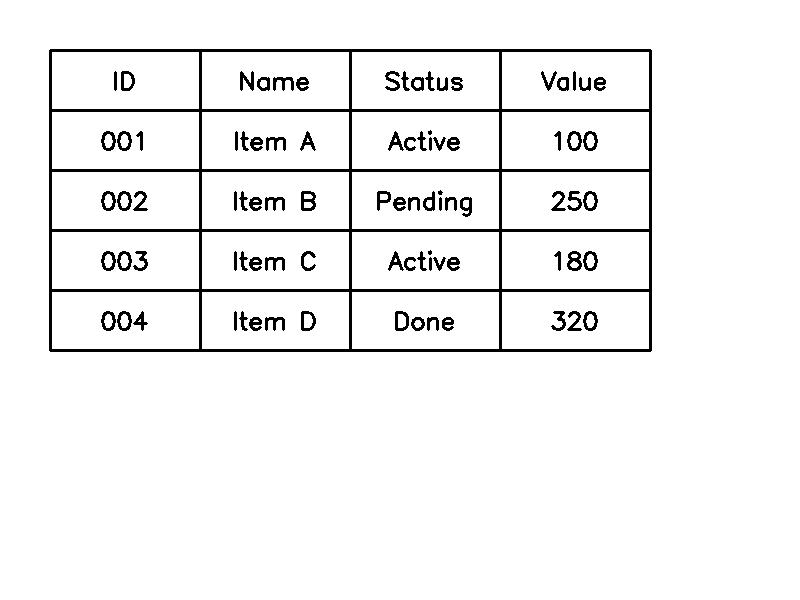
#> input picture test_table.png, 800 x 600 px
$ python table_recognizer.py test_table.png
#> lines starting #> are read from the running program, lines starting #| are printed output that depends on the picture; after the words box and inside, x2 and y2 are one past the last pixel; in counts of white or black regions, pixels touching at a corner belong together
#!/usr/bin/env python3

import cv2
import numpy as np
import pytesseract
import csv
import argparse
from pathlib import Path
from typing import List, Tuple, Optional


class TableRecognizer:
    def __init__(self, debug_mode: bool = False):
        self.debug_mode = debug_mode

    def preprocess_image(self, image: np.ndarray) -> np.ndarray:
        gray = cv2.cvtColor(image, cv2.COLOR_BGR2GRAY)
        _, binary = cv2.threshold(gray, 0, 255, cv2.THRESH_BINARY_INV + cv2.THRESH_OTSU)
        return binary

    def find_table_region(self, binary: np.ndarray) -> Optional[Tuple[int, int, int, int]]:
        """Find the main table region in the image, excluding window borders"""
        h, w = binary.shape

        # Find horizontal and vertical lines
        horizontal_kernel = cv2.getStructuringElement(cv2.MORPH_RECT, (w // 5, 1))
        vertical_kernel = cv2.getStructuringElement(cv2.MORPH_RECT, (1, h // 5))

        horizontal_lines = cv2.morphologyEx(binary, cv2.MORPH_OPEN, horizontal_kernel, iterations=2)
        vertical_lines = cv2.morphologyEx(binary, cv2.MORPH_OPEN, vertical_kernel, iterations=2)

        # Combine lines to find table structure
        table_structure = cv2.add(horizontal_lines, vertical_lines)

        # Find contours
        contours, _ = cv2.findContours(table_structure, cv2.RETR_EXTERNAL, cv2.CHAIN_APPROX_SIMPLE)

        # Find rectangular contours that look like tables
        candidates = []

        for contour in contours:
            area = cv2.contourArea(contour)
            x, y, w, h = cv2.boundingRect(contour)

            # Skip if too close to image edges (likely window border)
            if x < 5 and y < 5 and x + w > binary.shape[1] - 5 and y + h > binary.shape[0] - 5:
                continue

            # Filter based on size and shape
            if area > 1000 and w > 50 and h > 30:
                # Check aspect ratio (tables are usually wider than tall)
                aspect_ratio = w / h
                if 0.3 < aspect_ratio < 15:
                    candidates.append((x, y, w, h, area))

        # Choose the best candidate
        if candidates:
            # Sort by area (largest first)
            candidates.sort(key=lambda c: c[4], reverse=True)

            # Find the candidate that looks most like our table
            # The table should be in the central area of the image
            img_center_x, img_center_y = binary.shape[1] // 2, binary.shape[0] // 2

            best_candidate = None
            best_score = float('inf')

            for x, y, w, h, area in candidates:
                # Calculate distance from center
                cand_center_x = x + w // 2
                cand_center_y = y + h // 2
                dist_from_center = abs(cand_center_x - img_center_x) + abs(cand_center_y - img_center_y)

                # Prefer larger areas but also centered ones
                score = dist_from_center / (area ** 0.5)

                if score < best_score:
                    best_score = score
                    best_candidate = (x, y, w, h)

            return best_candidate

        return None

    def detect_table_lines(self, binary: np.ndarray, region: Optional[Tuple[int, int, int, int]] = None) -> Tuple[List, List]:
        h, w = binary.shape

        # Combine multiple detection methods
        h_lines_set = set()
        v_lines_set = set()

        # Method 1: Morphology with multiple kernel sizes
        kernel_sizes_h = [(w // 6, 1), (w // 4, 1), (w // 3, 1)]
        for ksize in kernel_sizes_h:
            kernel = cv2.getStructuringElement(cv2.MORPH_RECT, ksize)
            lines = cv2.morphologyEx(binary, cv2.MORPH_OPEN, kernel, iterations=1)
            threshold = ksize[0] * 255 * 0.5
            for row in range(h):
                if np.sum(lines[row, :]) > threshold:
                    h_lines_set.add(row)

        kernel_sizes_v = [(1, h // 8), (1, h // 6), (1, h // 4)]
        for ksize in kernel_sizes_v:
            kernel = cv2.getStructuringElement(cv2.MORPH_RECT, ksize)
            lines = cv2.morphologyEx(binary, cv2.MORPH_OPEN, kernel, iterations=1)
            threshold = ksize[1] * 255 * 0.4
            for col in range(w):
                if np.sum(lines[:, col]) > threshold:
                    v_lines_set.add(col)

        # Method 2: Hough Line Transform
        edges = cv2.Canny(binary, 50, 150, apertureSize=3)

        # Detect horizontal lines
        h_lines_hough = cv2.HoughLinesP(edges, 1, np.pi/180, threshold=50, minLineLength=w//4, maxLineGap=25)
        if h_lines_hough is not None:
            for line in h_lines_hough:
                x1, y1, x2, y2 = line[0]
                if abs(y2 - y1) < 3 and abs(x2 - x1) > w // 4:
                    h_lines_set.add((y1 + y2) // 2)

        # Detect vertical lines with lower threshold
        v_lines_hough = cv2.HoughLinesP(edges, 1, np.pi/180, threshold=30, minLineLength=h//8, maxLineGap=25)
        if v_lines_hough is not None:
            for line in v_lines_hough:
                x1, y1, x2, y2 = line[0]
                if abs(x2 - x1) < 3 and abs(y2 - y1) > h // 8:
                    v_lines_set.add((x1 + x2) // 2)

        # Convert to sorted lists
        h_lines = sorted(list(h_lines_set))
        v_lines = sorted(list(v_lines_set))

        # Final merge to clean up
        h_lines = self.merge_close_lines(h_lines, threshold=8)
        v_lines = self.merge_close_lines(v_lines, threshold=12)

        # Remove edge lines and window chrome (likely window borders and title bar)
        if h_lines:
            # Remove lines too close to top/bottom edges and title bar area
            h_lines = [hl for hl in h_lines if 50 < hl < h - 10]
        if v_lines:
            # Remove lines too close to left/right edges
            v_lines = [vl for vl in v_lines if 10 < vl < w - 10]

        # Filter out spurious vertical lines by keeping only the strongest ones
        if len(v_lines) > 6:
            # Calculate line strengths
            v_line_strengths = []
            for vl in v_lines:
                strength = np.sum(binary[:, max(0, vl-2):min(w, vl+3)])
                v_line_strengths.append((vl, strength))
            # Sort by strength and keep top 4-5 lines
            v_line_strengths.sort(key=lambda x: x[1], reverse=True)
            v_lines = sorted([vl for vl, _ in v_line_strengths[:4]])

        # If we have a region, filter to it
        if region:
            x, y, rw, rh = region
            margin = 15
            h_lines = [hl for hl in h_lines if y - margin <= hl <= y + rh + margin]
            v_lines = [vl for vl in v_lines if x - margin <= vl <= x + rw + margin]

        return h_lines, v_lines

    def merge_close_lines(self, lines: List[int], threshold: int = 10) -> List[int]:
        if not lines:
            return []

        lines = sorted(lines)
        merged = [lines[0]]
        for line in lines[1:]:
            if line - merged[-1] > threshold:
                merged.append(line)
        return merged

    def extract_cells_from_grid(self, image: np.ndarray, h_lines: List[int], v_lines: List[int]) -> List[List[str]]:
        if len(h_lines) < 2 or len(v_lines) < 2:
            return []

        rows = []
        for i in range(len(h_lines) - 1):
            row = []
            for j in range(len(v_lines) - 1):
                y1, y2 = h_lines[i], h_lines[i + 1]
                x1, x2 = v_lines[j], v_lines[j + 1]

                # Add small margin
                margin = 3
                y1 = max(0, y1 + margin)
                y2 = min(image.shape[0], y2 - margin)
                x1 = max(0, x1 + margin)
                x2 = min(image.shape[1], x2 - margin)

                if y2 > y1 and x2 > x1:
                    cell_img = image[y1:y2, x1:x2]
                    text = self.extract_text_from_cell(cell_img)
                    row.append(text)
                else:
                    row.append("")

            # Only keep rows with content
            if any(cell.strip() for cell in row):
                rows.append(row)

        return rows

    def extract_text_from_cell(self, cell_image: np.ndarray) -> str:
        try:
            if len(cell_image.shape) == 3:
                gray = cv2.cvtColor(cell_image, cv2.COLOR_BGR2GRAY)
            else:
                gray = cell_image

            # More aggressive upscaling for better OCR
            if gray.shape[0] < 50 or gray.shape[1] < 50:
                scale = max(50 / gray.shape[0], 50 / gray.shape[1])
                new_h = int(gray.shape[0] * scale)
                new_w = int(gray.shape[1] * scale)
                gray = cv2.resize(gray, (new_w, new_h), interpolation=cv2.INTER_CUBIC)

            # Apply denoising
            denoised = cv2.fastNlMeansDenoising(gray, None, 10, 7, 21)

            # Better thresholding
            _, binary = cv2.threshold(denoised, 0, 255, cv2.THRESH_BINARY + cv2.THRESH_OTSU)

            # Check if we need to invert (text should be dark on light for better OCR)
            white_pixels = np.sum(binary == 255)
            total_pixels = binary.shape[0] * binary.shape[1]
            if white_pixels < total_pixels * 0.5:
                binary = cv2.bitwise_not(binary)

            # Minimal morphological operations
            kernel = cv2.getStructuringElement(cv2.MORPH_RECT, (1, 1))
            binary = cv2.morphologyEx(binary, cv2.MORPH_CLOSE, kernel)

            # Add padding
            padding = 20
            padded = cv2.copyMakeBorder(
                binary, padding, padding, padding, padding,
                cv2.BORDER_CONSTANT, value=[255, 255, 255]
            )

            # Try different OCR configurations with whitelist for alphanumeric
            configs = [
                r'--oem 3 --psm 8 -c tessedit_char_whitelist=ABCDEFGHIJKLMNOPQRSTUVWXYZabcdefghijklmnopqrstuvwxyz0123456789',  # Single word
                r'--oem 3 --psm 7 -c tessedit_char_whitelist=ABCDEFGHIJKLMNOPQRSTUVWXYZabcdefghijklmnopqrstuvwxyz0123456789',  # Single text line
                r'--oem 3 --psm 6',  # Uniform block
                r'--oem 3 --psm 13',  # Raw line
            ]

            results = []

            for config in configs:
                try:
                    text = pytesseract.image_to_string(padded, config=config).strip()
                    if text:
                        # Get confidence data
                        data = pytesseract.image_to_data(padded, config=config, output_type=pytesseract.Output.DICT)
                        confidences = [int(c) for c in data['conf'] if int(c) > 0]
                        avg_conf = sum(confidences) / len(confidences) if confidences else 0
                        results.append((text, avg_conf))
                except:
                    pass

            # Choose best result based on confidence and text quality
            best_text = ""
            if results:
                # Sort by confidence
                results.sort(key=lambda x: x[1], reverse=True)
                best_text = results[0][0]

            if not best_text:
                # Last resort - simple OCR
                best_text = pytesseract.image_to_string(padded, config='--oem 3 --psm 6').strip()

            # Clean text
            best_text = ' '.join(best_text.split())

            # Fix common OCR mistakes
            import re
            # Remove common artifacts but keep alphanumeric
            best_text = re.sub(r'[^\w\s]', '', best_text)
            best_text = best_text.strip()

            # Fix specific OCR errors we've seen
            if best_text.lower() == "io" or best_text == "10":
                # This might be "ID"
                if self.debug_mode:
                    print(f"Detected possible 'ID' header: {best_text}")
                # Check context or return as-is for now

            # Fix "l" being mistaken for "1" in IDs at start of numbers
            if best_text and best_text[0] == 'l' and len(best_text) > 1 and best_text[1:].isdigit():
                best_text = '1' + best_text[1:]

            return best_text
        except Exception as e:
            if self.debug_mode:
                print(f"Error extracting text: {e}")
            return ""

    def recognize_table(self, image_path: str) -> List[List[str]]:
        image = cv2.imread(image_path)
        if image is None:
            raise ValueError(f"Could not load image from {image_path}")

        binary = self.preprocess_image(image)

        # Try to find table region first
        region = self.find_table_region(binary)

        if self.debug_mode and region:
            print(f"Found table region at: x={region[0]}, y={region[1]}, w={region[2]}, h={region[3]}")

        # Detect lines
        h_lines, v_lines = self.detect_table_lines(binary, region)

        if self.debug_mode:
            print(f"Detected {len(h_lines)} horizontal lines and {len(v_lines)} vertical lines")
            print(f"Horizontal lines at: {h_lines}")
            print(f"Vertical lines at: {v_lines}")

            if self.debug_mode and len(h_lines) > 0 and len(v_lines) > 0:
                # Save debug visualization
                vis_image = image.copy()
                for h in h_lines:
                    cv2.line(vis_image, (0, h), (image.shape[1], h), (0, 255, 0), 2)
                for v in v_lines:
                    cv2.line(vis_image, (v, 0), (v, image.shape[0]), (255, 0, 0), 2)
                cv2.imwrite("debug_lines.png", vis_image)
                print("Debug visualization saved to debug_lines.png")

        # Extract cells
        table_data = self.extract_cells_from_grid(image, h_lines, v_lines)

        # Post-process to clean up data
        table_data = self.clean_table_data(table_data)

        return table_data

    # [75 lines left out: functions clean_table_data, export_to_csv, not called in this run]


def main():
    parser = argparse.ArgumentParser(description='Recognize tables in images and export to CSV')
    parser.add_argument('image', help='Path to the image containing a table')
    parser.add_argument('-o', '--output', default='output.csv', help='Output CSV file path')
    parser.add_argument('--debug', action='store_true', help='Enable debug mode')

    args = parser.parse_args()

    if not Path(args.image).exists():
        print(f"Error: Image file '{args.image}' not found")
        return 1

    recognizer = TableRecognizer(debug_mode=args.debug)

    try:
        print(f"Processing image: {args.image}")
        table_data = recognizer.recognize_table(args.image)
#> in recognize_table, image is the input picture: shape (600, 800, 3); 94.9% white; 88 black regions (3 under 20 px), largest, box (x1, y1, x2, y2) and area: (49, 49, 652, 352) 15125, (301, 191, 316, 211) 186, (567, 251, 582, 271) 169
#> in find_table_region, `horizontal_lines = cv2.morphologyEx(binary, cv2.MORPH_OPEN, horizontal..`:
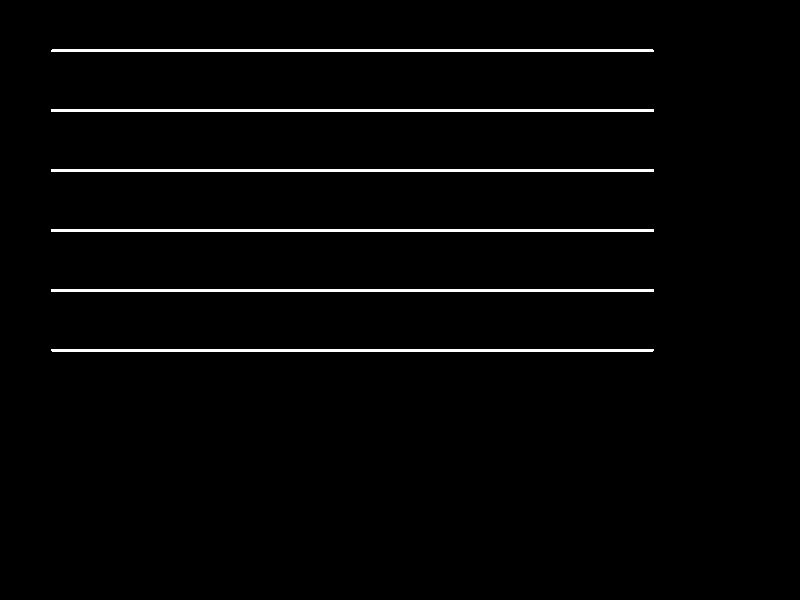
#> horizontal_lines: shape (600, 800); 2.3% white; 6 white regions, box (x1, y1, x2, y2) and area: (51, 109, 654, 112) 1809, (51, 169, 654, 172) 1809, (51, 229, 654, 232) 1809, (51, 289, 654, 292) 1809, (51, 49, 654, 52) 1807, (51, 349, 654, 352) 1807
#> in find_table_region, `vertical_lines = cv2.morphologyEx(binary, cv2.MORPH_OPEN, vertical_ker..`:
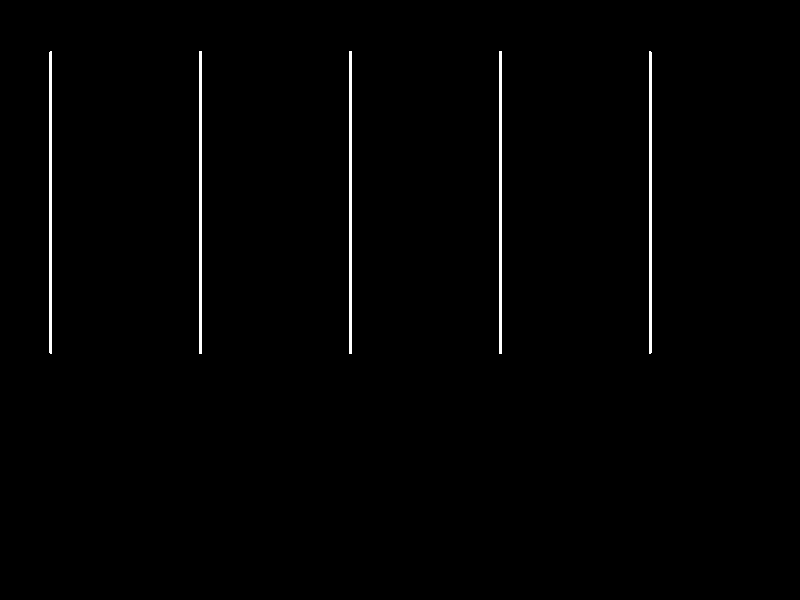
#> vertical_lines: shape (600, 800); 0.95% white; 5 white regions, box (x1, y1, x2, y2) and area: (199, 51, 202, 354) 909, (349, 51, 352, 354) 909, (499, 51, 502, 354) 909, (49, 51, 52, 354) 907, (649, 51, 652, 354) 907
#> in find_table_region, `table_structure = cv2.add(horizontal_lines, vertical_lines)`:
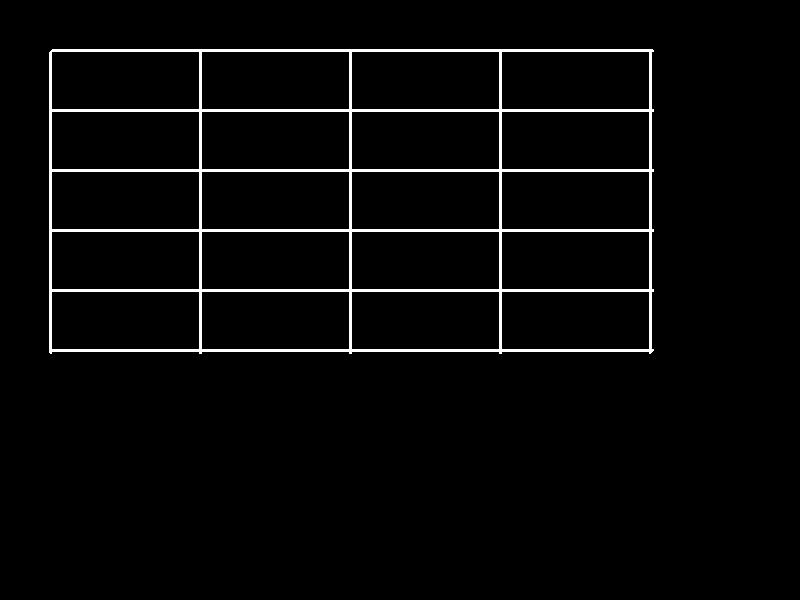
#> table_structure: shape (600, 800); 3.2% white; 1 white region
#> in find_table_region, `contours, _ = cv2.findContours(table_structure, cv2.RETR_EXTERNAL, cv2..`: contours = 1 contour; box (x1, y1, x2, y2) and area: (49, 49, 654, 354) 181851
#> the loop in find_table_region, `for contour in contours:` made 1 pass
#> (area, x, y, w, h, aspect_ratio) on pass 1: (181851, 49, 49, 605, 305, 1.98)
#> after the loop in find_table_region, `for contour in contours:`: candidates = [(49, 49, 605, 305, 181851)]
#> the loop in find_table_region, `for x, y, w, h, area in candidates:` made 1 pass
#> (x, y, w, h, area, cand_center_x, cand_center_y, dist_from_center) on pass 1: (49, 49, 605, 305, 181851, 351, 201, 148)
#> after the loop in find_table_region, `for x, y, w, h, area in candidates:`: best_score = 0.347
#> in recognize_table, `region = self.find_table_region(binary)`: region = (49, 49, 605, 305)
#> after the loop in detect_table_lines, `for ksize in kernel_sizes_h:`: h_lines_set = 18 items
#> after the loop in detect_table_lines, `for ksize in kernel_sizes_v:`: v_lines_set = 15 items
#> in detect_table_lines, `edges = cv2.Canny(binary, 50, 150, apertureSize=3)`:
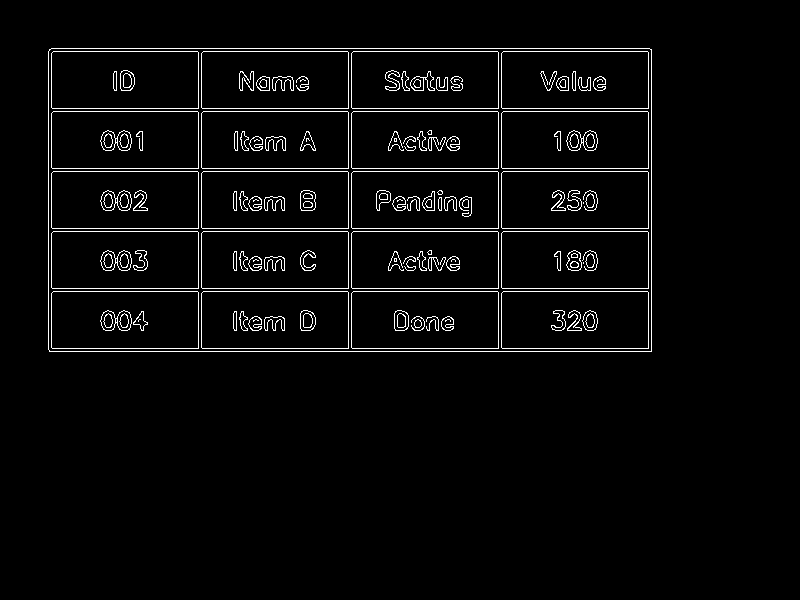
#> edges: shape (600, 800); 3.3% white in thin lines or dots, all inside (x1, y1, x2, y2) = (48, 48, 652, 352)
#> in detect_table_lines, `h_lines_hough = cv2.HoughLinesP(edges, 1, np.pi/180, threshold=50, min..`: h_lines_hough = 22 rows, first 6: [51, 48, 649, 48], [48, 108, 651, 108], [48, 171, 651, 171], [48, 111, 651, 111], [48, 231, 651, 231], [48, 168, 651, 168]
#> the loop in detect_table_lines, `for line in h_lines_hough:` made 22 passes
#> after the loop in detect_table_lines, `for line in h_lines_hough:`: h_lines_set = 24 items
#> in detect_table_lines, `v_lines_hough = cv2.HoughLinesP(edges, 1, np.pi/180, threshold=30, min..`: v_lines_hough = 73 rows, first 6: [51, 48, 649, 48], [48, 108, 651, 108], [48, 171, 651, 171], [49, 351, 651, 351], [48, 348, 651, 348], [48, 168, 651, 168]
#> the loop in detect_table_lines, `for line in v_lines_hough:` made 73 passes
#> after the loop in detect_table_lines, `for line in v_lines_hough:`: v_lines_set = 20 items
#> in detect_table_lines, `h_lines = sorted(list(h_lines_set))`: h_lines = [48, 49, 50, 51, 108, 109, 110, 111, 168, 169, 170, 171, 228, 229, 230, 231, 288, 289, 290, 291, 348, 349, 350, 351]
#> in detect_table_lines, `v_lines = sorted(list(v_lines_set))`: v_lines = [48, 49, 50, 51, 198, 199, 200, 201, 348, 349, 350, 351, 498, 499, 500, 501, 648, 649, 650, 651]
#> in merge_close_lines, `lines = sorted(lines)`: lines has the same summary as h_lines in detect_table_lines
#> in merge_close_lines, `merged = [lines[0]]`: merged = [48]
#> the loop in merge_close_lines, `for line in lines[1:]:` made 23 passes
#> line on passes 1 to 8: 49, 50, 51, 108, 109, 110, 111, 168
#> after the loop in merge_close_lines, `for line in lines[1:]:`: merged = [48, 108, 168, 228, 288, 348]
#> the loop in merge_close_lines (call 2), `for line in lines[1:]:` made 19 passes
#> line on passes 1 to 8: 49, 50, 51, 198, 199, 200, 201, 348
#> in detect_table_lines, `v_lines = self.merge_close_lines(v_lines, threshold=12)`: v_lines = [48, 198, 348, 498, 648]
#> in detect_table_lines, `h_lines = [hl for hl in h_lines if 50 < hl < h - 10]`: h_lines = [108, 168, 228, 288, 348]
#> in detect_table_lines, `x, y, rw, rh = region`: x = 49; rw = 605; rh = 305
#> in recognize_table, `h_lines, v_lines = self.detect_table_lines(binary, region)`: h_lines = [108, 168, 228, 288, 348]; v_lines = [48, 198, 348, 498, 648]
#> the loop in extract_cells_from_grid, `for i in range(len(h_lines) - 1):` made 1 pass
#> pass 1, in extract_text_from_cell, `gray = cv2.cvtColor(cell_image, cv2.COLOR_BGR2GRAY)`:
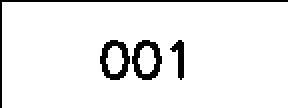
#> gray: shape (54, 144) (shown 2 times larger); 92.9% white; black in thin lines or dots
#> pass 1, in extract_text_from_cell, `padded = cv2.copyMakeBorder( binary, padding, padding, padding, paddin..`:
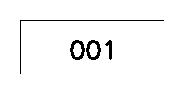
#> padded: shape (94, 184); 96.8% white; black in thin lines or dots, all inside (x1, y1, x2, y2) = (20, 20, 164, 74)
#> after the loop in extract_cells_from_grid, `for i in range(len(h_lines) - 1):`: rows = []

        if not table_data:
            print("No table detected in the image")
            return 0

        print(f"Detected table with {len(table_data)} rows and {len(table_data[0]) if table_data else 0} columns")

        export_to_csv(table_data, args.output)
        print(f"CSV saved to {args.output}")

        print("\nTable preview:")
        for row in table_data[:5]:
            print(" | ".join(row))
        if len(table_data) > 5:
            print("...")

    except Exception as e:
        print(f"Error: {e}")
        if args.debug:
            import traceback
            traceback.print_exc()
        return 1

    return 0


if __name__ == "__main__":
    exit(main())
#> (the call stopped at in extract_text_from_cell, `text = pytesseract.image_to_string(padded, config=config).strip()`: pytesseract is not available in this run)
